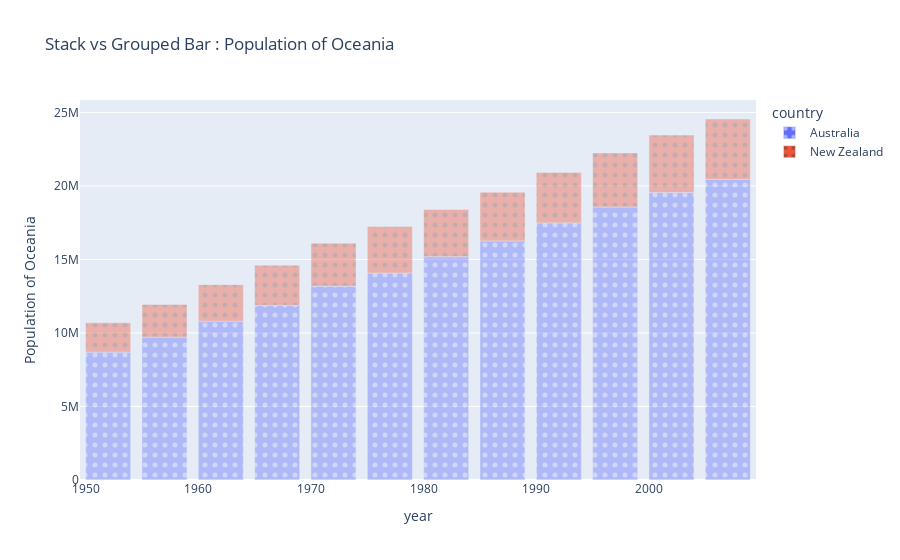

Source (notebook cell):
### Markdown cell above
# Stack vs Grouped Bar

### Code cell
# chart figure
fig3 = px.bar(data_Oceania, 
             x = 'year' , 
             y = 'pop' , 
             color = 'country' ,
             labels = {'pop' : 'Population of Oceania'} , 
             hover_data = ['lifeExp','gdpPercap'],
             pattern_shape_sequence=[".",'+'],
             opacity=0.4,
             title= 'Stack vs Grouped Bar : Population of Oceania'
             )

fig3.show()

### Figure 1 — Plotly figure (JSON) as saved in the notebook; plotly's stock layout.template omitted (floating-point values rounded to 4 significant figures)
{"data": [{"alignmentgroup": "True", "customdata": [[69.12, 10040.0], [70.33, 10950.0], [70.93, 12220.0], [71.1, 14530.0], [71.93, 16790.0], [73.49, 18330.0], [74.74, 19480.0], [76.32, 21890.0], [77.56, 23420.0], [78.83, 27000.0], [80.37, 30690.0], [81.23, 34440.0]], "hovertemplate": "country=Australia<br>year=%{x}<br>Population of Oceania=%{y}<br>lifeExp=%{customdata[0]}<br>gdpPercap=%{customdata[1]}<extra></extra>", "legendgroup": "Australia", "marker": {"color": "#636efa", "opacity": 0.4, "pattern": {"shape": "."}}, "name": "Australia", "offsetgroup": "Australia", "orientation": "v", "showlegend": true, "textposition": "auto", "type": "bar", "x": [1952, 1957, 1962, 1967, 1972, 1977, 1982, 1987, 1992, 1997, 2002, 2007], "xaxis": "x", "y": [8691212, 9712569, 10794968, 11872264, 13177000, 14074100, 15184200, 16257249, 17481977, 18565243, 19546792, 20434176], "yaxis": "y"}, {"alignmentgroup": "True", "customdata": [[69.39, 10560.0], [70.26, 12250.0], [71.24, 13180.0], [71.52, 14460.0], [71.89, 16050.0], [72.22, 16230.0], [73.84, 17630.0], [74.32, 19010.0], [76.33, 18360.0], [77.55, 21050.0], [79.11, 23190.0], [80.2, 25190.0]], "hovertemplate": "country=New Zealand<br>year=%{x}<br>Population of Oceania=%{y}<br>lifeExp=%{customdata[0]}<br>gdpPercap=%{customdata[1]}<extra></extra>", "legendgroup": "New Zealand", "marker": {"color": "#EF553B", "opacity": 0.4, "pattern": {"shape": "."}}, "name": "New Zealand", "offsetgroup": "New Zealand", "orientation": "v", "showlegend": true, "textposition": "auto", "type": "bar", "x": [1952, 1957, 1962, 1967, 1972, 1977, 1982, 1987, 1992, 1997, 2002, 2007], "xaxis": "x", "y": [1994794, 2229407, 2488550, 2728150, 2929100, 3164900, 3210650, 3317166, 3437674, 3676187, 3908037, 4115771], "yaxis": "y"}], "layout": {"barmode": "relative", "legend": {"title": {"text": "country"}, "tracegroupgap": 0}, "title": {"text": "Stack vs Grouped Bar : Population of Oceania"}, "xaxis": {"anchor": "y", "domain": [0, 1], "title": {"text": "year"}}, "yaxis": {"anchor": "x", "domain": [0, 1], "title": {"text": "Population of Oceania"}}}}
